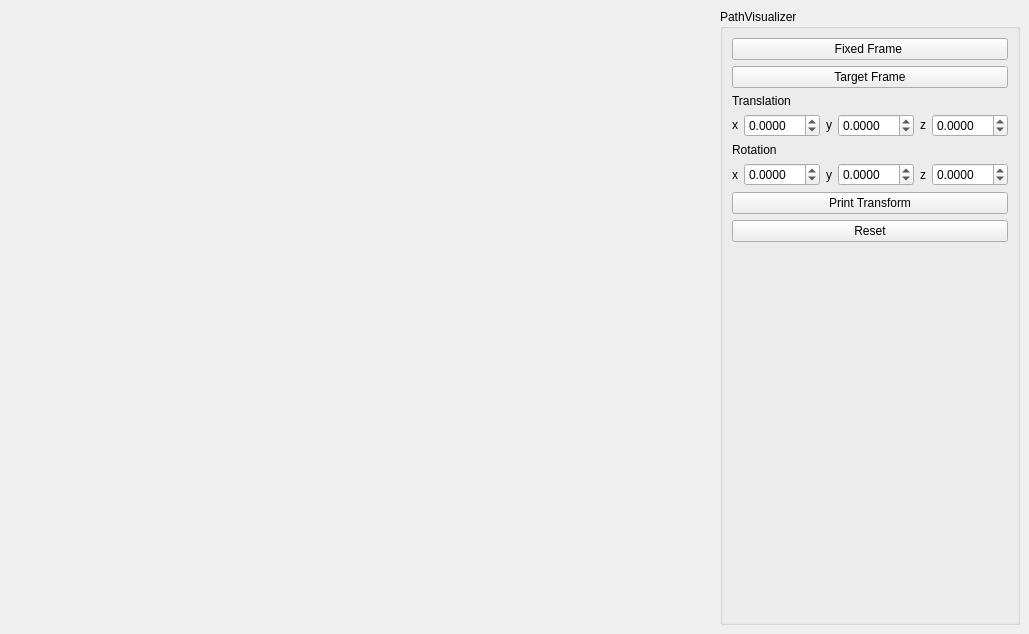
<?xml version="1.0" encoding="UTF-8"?>
<ui version="4.0">
 <class>Window</class>
 <widget class="QMainWindow" name="Window">
  <property name="geometry">
   <rect>
    <x>0</x>
    <y>0</y>
    <width>1029</width>
    <height>634</height>
   </rect>
  </property>
  <property name="windowTitle">
   <string>MainWindow</string>
  </property>
  <widget class="QWidget" name="centralwidget">
   <layout class="QHBoxLayout" name="horizontalLayout_2">
    <item>
     <widget class="Viewport" name="Scene" native="true">
      <zorder>groupBox</zorder>
     </widget>
    </item>
    <item>
     <widget class="QGroupBox" name="groupBox">
      <property name="sizePolicy">
       <sizepolicy hsizetype="Expanding" vsizetype="Preferred">
        <horstretch>0</horstretch>
        <verstretch>0</verstretch>
       </sizepolicy>
      </property>
      <property name="maximumSize">
       <size>
        <width>300</width>
        <height>16777215</height>
       </size>
      </property>
      <property name="sizeIncrement">
       <size>
        <width>0</width>
        <height>0</height>
       </size>
      </property>
      <property name="title">
       <string>PathVisualizer</string>
      </property>
      <layout class="QVBoxLayout" name="verticalLayout_2">
       <item>
        <widget class="QPushButton" name="fixed_frame">
         <property name="text">
          <string>Fixed Frame </string>
         </property>
        </widget>
       </item>
       <item>
        <widget class="QPushButton" name="target_frame">
         <property name="text">
          <string>Target Frame</string>
         </property>
        </widget>
       </item>
       <item>
        <layout class="QVBoxLayout" name="verticalLayout">
         <item>
          <widget class="QLabel" name="translation">
           <property name="text">
            <string>Translation</string>
           </property>
          </widget>
         </item>
         <item>
          <layout class="QHBoxLayout" name="horizontalLayout">
           <item>
            <widget class="QLabel" name="x">
             <property name="text">
              <string>x</string>
             </property>
             <property name="textFormat">
              <enum>Qt::RichText</enum>
             </property>
             <property name="alignment">
              <set>Qt::AlignCenter</set>
             </property>
            </widget>
           </item>
           <item>
            <widget class="QDoubleSpinBox" name="t_x">
             <property name="decimals">
              <number>4</number>
             </property>
             <property name="minimum">
              <double>-100.000000000000000</double>
             </property>
             <property name="singleStep">
              <double>0.010000000000000</double>
             </property>
            </widget>
           </item>
           <item>
            <widget class="QLabel" name="y">
             <property name="text">
              <string>y</string>
             </property>
             <property name="textFormat">
              <enum>Qt::RichText</enum>
             </property>
             <property name="alignment">
              <set>Qt::AlignCenter</set>
             </property>
            </widget>
           </item>
           <item>
            <widget class="QDoubleSpinBox" name="t_y">
             <property name="decimals">
              <number>4</number>
             </property>
             <property name="minimum">
              <double>-100.000000000000000</double>
             </property>
             <property name="singleStep">
              <double>0.010000000000000</double>
             </property>
            </widget>
           </item>
           <item>
            <widget class="QLabel" name="z">
             <property name="text">
              <string>z</string>
             </property>
             <property name="textFormat">
              <enum>Qt::RichText</enum>
             </property>
             <property name="alignment">
              <set>Qt::AlignCenter</set>
             </property>
            </widget>
           </item>
           <item>
            <widget class="QDoubleSpinBox" name="t_z">
             <property name="decimals">
              <number>4</number>
             </property>
             <property name="minimum">
              <double>-100.000000000000000</double>
             </property>
             <property name="singleStep">
              <double>0.010000000000000</double>
             </property>
            </widget>
           </item>
          </layout>
         </item>
         <item>
          <widget class="QLabel" name="rotation">
           <property name="text">
            <string>Rotation</string>
           </property>
          </widget>
         </item>
         <item>
          <layout class="QHBoxLayout" name="horizontalLayout_3">
           <item>
            <widget class="QLabel" name="xx">
             <property name="text">
              <string>x</string>
             </property>
            </widget>
           </item>
           <item>
            <widget class="QDoubleSpinBox" name="r_x">
             <property name="decimals">
              <number>4</number>
             </property>
             <property name="minimum">
              <double>-100.000000000000000</double>
             </property>
             <property name="singleStep">
              <double>0.010000000000000</double>
             </property>
            </widget>
           </item>
           <item>
            <widget class="QLabel" name="yy">
             <property name="text">
              <string>y</string>
             </property>
            </widget>
           </item>
           <item>
            <widget class="QDoubleSpinBox" name="r_y">
             <property name="decimals">
              <number>4</number>
             </property>
             <property name="minimum">
              <double>-100.000000000000000</double>
             </property>
             <property name="singleStep">
              <double>0.010000000000000</double>
             </property>
            </widget>
           </item>
           <item>
            <widget class="QLabel" name="zz">
             <property name="text">
              <string>z</string>
             </property>
            </widget>
           </item>
           <item>
            <widget class="QDoubleSpinBox" name="r_z">
             <property name="decimals">
              <number>4</number>
             </property>
             <property name="minimum">
              <double>-100.000000000000000</double>
             </property>
             <property name="singleStep">
              <double>0.010000000000000</double>
             </property>
            </widget>
           </item>
          </layout>
         </item>
         <item>
          <widget class="QPushButton" name="print">
           <property name="text">
            <string>Print Transform</string>
           </property>
          </widget>
         </item>
         <item>
          <widget class="QPushButton" name="reset_button">
           <property name="text">
            <string>Reset</string>
           </property>
          </widget>
         </item>
        </layout>
       </item>
       <item>
        <spacer name="verticalSpacer">
         <property name="orientation">
          <enum>Qt::Vertical</enum>
         </property>
         <property name="sizeHint" stdset="0">
          <size>
           <width>20</width>
           <height>40</height>
          </size>
         </property>
        </spacer>
       </item>
      </layout>
     </widget>
    </item>
   </layout>
  </widget>
 </widget>
 <customwidgets>
  <customwidget>
   <class>Viewport</class>
   <extends>QWidget</extends>
   <header>../viewport.h</header>
   <container>1</container>
  </customwidget>
 </customwidgets>
 <resources/>
 <connections/>
</ui>
